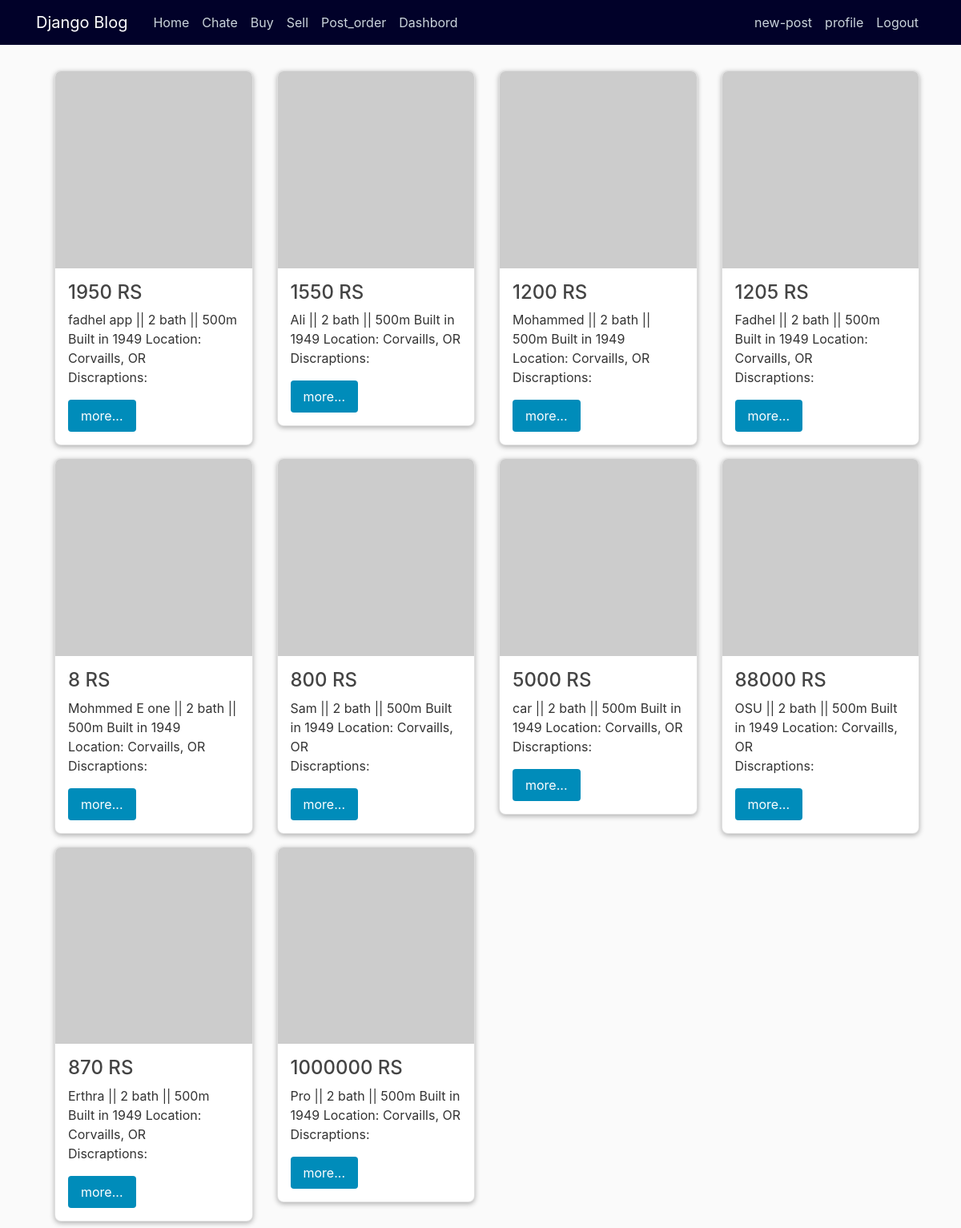
The app's page /add/ (signed in) with its own data.
### buy_product/models.py (models this page shows, shortened)
class Addproduct2(models.Model):
    price = models.IntegerField(default=1, blank=True, null=True)
    name = models.CharField(max_length=50, unique=True)
    description = models.CharField(max_length=150)
    date_posted_product = models.DateTimeField(default=timezone.now)

### buy_product/views.py (the view)
# urls.py: path('add/', buy_views.fadhel, name= 'add'),
def fadhel(request):
    context = {
        'Addproduct2': Addproduct2.objects.all()
    }
    return render(request, 'buy_product/homebuy.html', context)

### buy_product/templates/buy_product/homebuy.html
{% extends "blog/base2.html" %}
{% block content %}
  <div class="container">
    <div class="row">
     {% for x in Addproduct2 %}
        <div class="col-md-3">
            <div class="card m-2">
              <img src="https://via.placeholder.com/150" alt="Placeholder Image">
                <div class="card-body">
                  <h3>{{ x.price }} RS</h3>
                  <a> {{ x.name }} || 2 bath || 500m</a>
                  <a>Built in 1949</a>
                  <a>Location: Corvaills, OR</a>
                  <P>Discraptions: </P>
                  <a href="#" class="button">more...</a>
                </div>
            </div>
          </div>
      {% endfor %}
    </div>
  </div>
{% endblock content %}

### blog/static/blog/main.css (style rules this page uses)
body { background: #fafafa; color: #333333; margin-top: 5rem; }
h1, h2, h3, h4, h5, h6 { color: #444444; }

### blog/static/blog/card_file.css (style rules this page uses)
.card { width: 100%; background-color: #fff; border-radius: 8px; box-shadow: 0px 2px 6px rgba(0, 0, 0, 0.3); overflow: hidden; }
.card img { width: 100%; height: auto; display: block; }
.card-body { padding: 16px; }
.card-body h3 { font-size: 24px; margin-top: 0; margin-bottom: 8px; }
.card-body p { font-size: 16px; margin-top: 0; margin-bottom: 16px; }
.button { display: inline-block; padding: 8px 16px; background-color: #008CBA; color: #fff; border-radius: 4px; text-decoration: none; transition: background-color 0.3s ease; }

### records on screen
Addproduct2: price "1950", name "fadhel app"
Addproduct2: price "1550", name "Ali"
Addproduct2: price "1200", name "Mohammed"
Addproduct2: price "1205", name "Fadhel"
Addproduct2: price "8", name "Mohmmed E one"
Addproduct2: price "800", name "Sam"
Addproduct2: price "5000", name "car"
Addproduct2: price "88000", name "OSU"
Addproduct2: price "870", name "Erthra"
Addproduct2: price "1000000", name "Pro"
